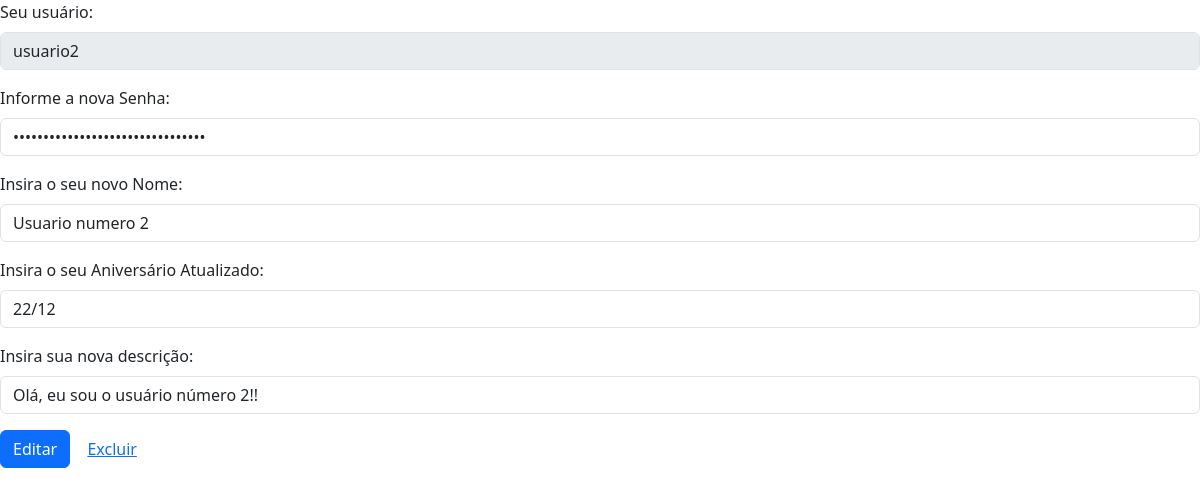
The page /actionsUsuario/editPerfil/editPerfil.php (signed in) on the database its author committed.
### tables this page shows
CREATE TABLE `perfil` (
  `idPerf` int(11) NOT NULL,
  `userName` varchar(255) NOT NULL,
  `senha` varchar(255) NOT NULL
);

CREATE TABLE `pessoal` (
  `idPerfPfk` int(11) NOT NULL,
  `nome` varchar(255) NOT NULL,
  `aniversario` varchar(12) NOT NULL,
  `descricao` varchar(255) NOT NULL
);

### classes/Database.class.php (called while the page is built, shortened)
<?php
class Database
{
    private $host;
    private $username;
    private $password;
    private $database;
    private $connection;
    public function __construct($host, $username, $password, $database)
    {
        $this->host = $host;
        $this->username = $username;
        $this->password = $password;
        $this->database = $database;
    }
    private function connect()
    {
        $this->connection = new mysqli($this->host, $this->username, $this->password, $this->database);
    }
    public function query($sql)
    {
        return $this->connection->query($sql);
    }
}
?>

### funcoes/site.config.php (called while the page is built, shortened)
<?php
include __DIR__ . '../../classes/Database.class.php';
include __DIR__ . '../../controlClasses/PerfilPessoalControl.class.php';
include __DIR__ . '../../controlClasses/PerfilApoio.class.php';
$db = new Database("localhost", "root", "", "trab_inter");
$perfPessControl = new PerfPessControl($db);
$perfApoio = new PerfApoio($db);
function checaPerfil($id){
    global $perfApoio;
    $tipo = $perfApoio->checarPerfil($id);
    return $tipo;
}
function retornaObjPerfil($id){
    global $perfPessControl;
    $tipo = checaPerfil($id);
    if($tipo == "pess"){
        $perfil = $perfPessControl->buscarPorId($id);
        return $perfil;
    }
    return null;
}
?>

### controlClasses/PerfilApoio.class.php (called while the page is built, shortened)
<?php
require_once __DIR__ . '../../classes/Perfil.class.php';
class PerfApoio{
    private $conexao;
    public function __construct($baseDados) {
        $this->conexao = $baseDados;
    }
    public function checarPerfil($Id) {
        $sqlPro = "SELECT * FROM profissional WHERE idPerfPfk ='".$Id."'";
        $resultPro = $this->conexao->query($sqlPro);
        $sqlPes = "SELECT * FROM pessoal WHERE idPerfPfk ='".$Id."'";
        $resultPes = $this->conexao->query($sqlPes);
        if($resultPes->num_rows >0){
            return "pess";
        }
    }
}
?>

### controlClasses/PerfilPessoalControl.class.php (called while the page is built, shortened)
<?php
include __DIR__ . '../../classes/Pessoal.class.php';
class PerfPessControl{
    private $conexao;
    public function __construct($baseDados) {
        $this->conexao = $baseDados;
    }
    public function buscarPorId($id)
    {
        $sql = "SELECT * FROM perfil WHERE idPerf = $id";
        $result = $this->conexao->query($sql);
        $sql2 = "SELECT * FROM pessoal WHERE idPerfPfk = $id";
        $result2 = $this->conexao->query($sql2);
        if ($result2->num_rows > 0) {
            $row = $result->fetch_assoc();
            $row2 = $result2->fetch_assoc();
            $perfil = new Pessoal($row["userName"], $row["senha"], $row2["nome"], $row2["aniversario"], $row2["descricao"]);
            $perfil->setId($row["idPerf"]);
            return $perfil;
        } else {
            return null;
        }
    }
}
?>

### classes/Perfil.class.php (called while the page is built, shortened)
<?php
class Perfil {
    private $senha;
    public function __construct($userName = "", $senha = "") {
        $this->senha = md5($senha);
    }
    public function getSenha() {
        return $this->senha;
    }
}
?>

### classes/Pessoal.class.php (called while the page is built, shortened)
<?php
require_once 'Perfil.class.php';
class Pessoal extends Perfil {
    private $nome;
    private $aniversario;
    private $descricao;
    public function __construct($userName = "", $senha = "", $nome = "", $aniversario = "", $descricao = "") {
        $this->nome = $nome;
        $this->aniversario = $aniversario;
        $this->descricao = $descricao;
    }
    public function getNome() {
        return $this->nome;
    }
    public function getAniversario() {
        return $this->aniversario;
    }
    public function getDescricao() {
        return $this->descricao;
    }
}
?>

### actionsUsuario/editPerfil/editPerfil.php (the view, shortened to what this page needs)
<?php
include '../../funcoes/site.funcoes.php';
$id = checaLogin();
echo criaHead('Editar','<link href="https://cdn.jsdelivr.net/npm/bootstrap@5.3.2/dist/css/bootstrap.min.css" rel="stylesheet">');
$tipo = checaPerfil($id);
$userName = $_SESSION["username"];
$perfil = retornaObjPerfil($id);
if($tipo == "prof"){
    echo '<form action="editPerf.acao.php"method="post">
    <input type="text" hidden name="tipo" value="profissional">
    <div class="mb-3">
      <label for="username" class="form-label">Seu usuário:</label>
      <input type="text" class="form-control" required id="username" name="username" value="'.$userName.'" disabled>
    </div>
    <div class="mb-3">
      <label for="senha" class="form-label">Informe a nova Senha:</label>
      <input type="password" class="form-control" required id="senha" name="senha" value = "'.$perfil->getSenha().'" placeholder="Insira a sua senha">
    </div>
    <div class="mb-3">
      <label for="nome" class="form-label">Insira o novo Nome Fantasia de sua Empresa:</label>
      <input type="text" class="form-control" required id="nome" name="nome" value="'.$perfil->getNomeFantasia().'"placeholder="Insira o nome fantasia">
    </div>
    <div class="mb-3">
      <label for="data" class="form-label">Insira a Data de Criação Atualizada de sua Empresa:</label>
      <input type="text" class="form-control" required id="data" name="data" value="'.$perfil->getDataCriacao().'" placeholder="Insira a data de criação">
    </div>
    <div class="mb-3">
      <label for="desc" class="form-label">Insira seu novo email/telefone de contato:</label>
      <input type="text" class="form-control" required id="desc" name="desc" value="'.$perfil->getContato().'" placeholder="Insira o seu e-mail ou telefone">
    </div>
    <button type="submit" class="btn btn-primary">Editar</button>
    <a href="../excConta/excluir.php" class="btn btn-link">Excluir</a>
  </form>
  ';
}else if($tipo == "pess"){
    echo '<form action="editPerf.acao.php"method="post">
    <input type="text" hidden name="tipo" value="pessoal">
    <div class="mb-3">
      <label for="username" class="form-label">Seu usuário:</label>
      <input type="text" class="form-control" required id="username" name="username" value="'.$userName.'" disabled>
    </div>
    <div class="mb-3">
      <label for="senha" class="form-label">Informe a nova Senha:</label>
      <input type="password" class="form-control" required id="senha" name="senha" value="'.$perfil->getSenha().'" placeholder="Insira a sua senha">
    </div>
    <div class="mb-3">
      <label for="nome" class="form-label">Insira o seu novo Nome:</label>
      <input type="text" class="form-control" required id="nome" name="nome" value="'.$perfil->getNome().'" placeholder="Insira o nome">
    </div>
    <div class="mb-3">
      <label for="data" class="form-label">Insira o seu Aniversário Atualizado:</label>
      <input type="text" class="form-control" required id="data" name="data" value="'.$perfil->getAniversario().'" placeholder="Insira a data">
    </div>
    <div class="mb-3">
      <label for="desc" class="form-label">Insira sua nova descrição:</label>
      <input type="text" class="form-control" required id="desc" name="desc" value="'.$perfil->getDescricao().'" placeholder="Insira a sua descrição">
    </div>
    <button type="submit" class="btn btn-primary">Editar</button>
    <a href="../excConta/excluir.php" class="btn btn-link">Excluir</a>
  </form>
  ';
}
?>

### rows shown on the page
perfil: username "usuario2"
pessoal: nome "Usuario numero 2", data "22/12", desc "Olá, eu sou o usuário número 2!!"
